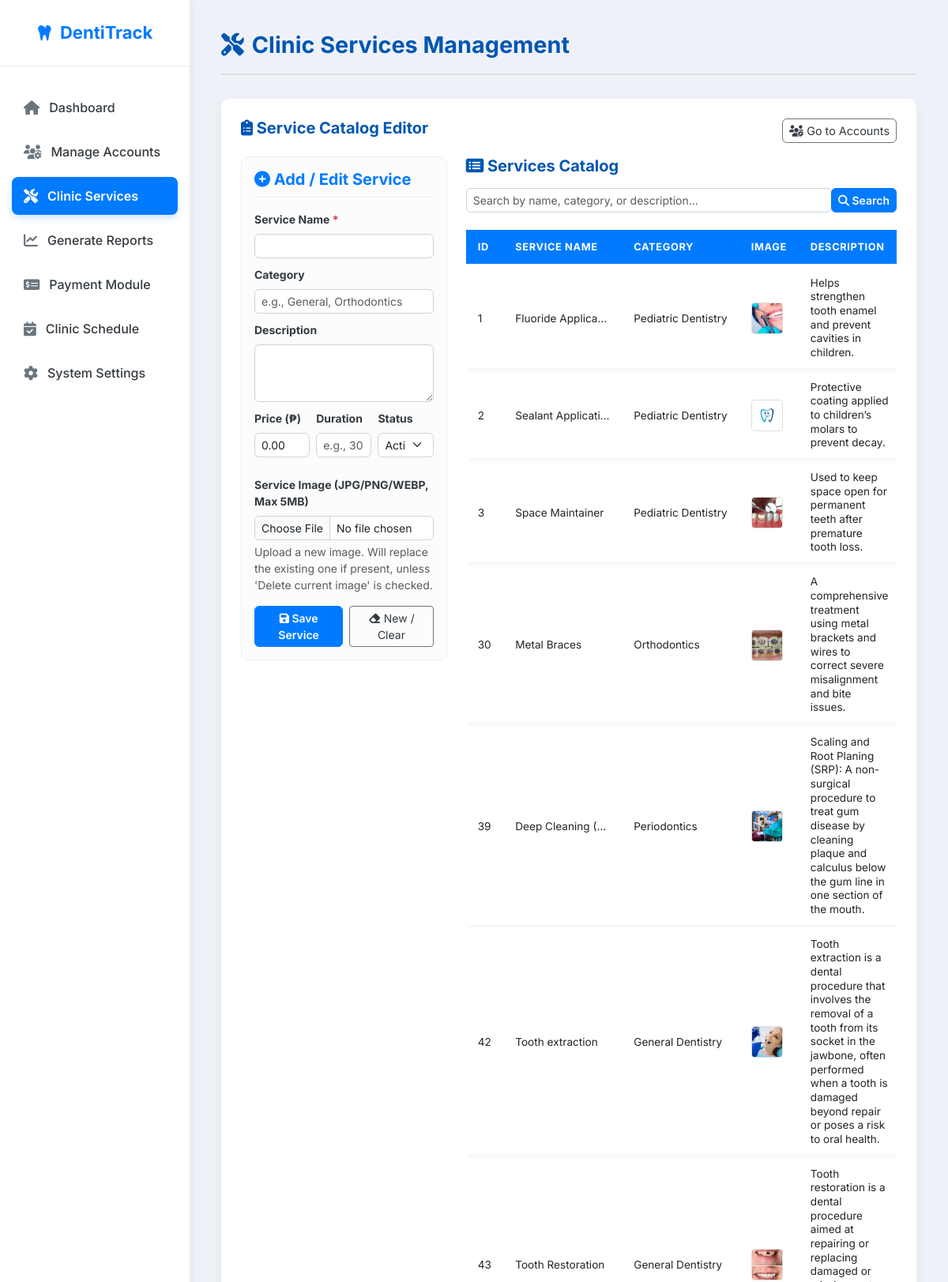
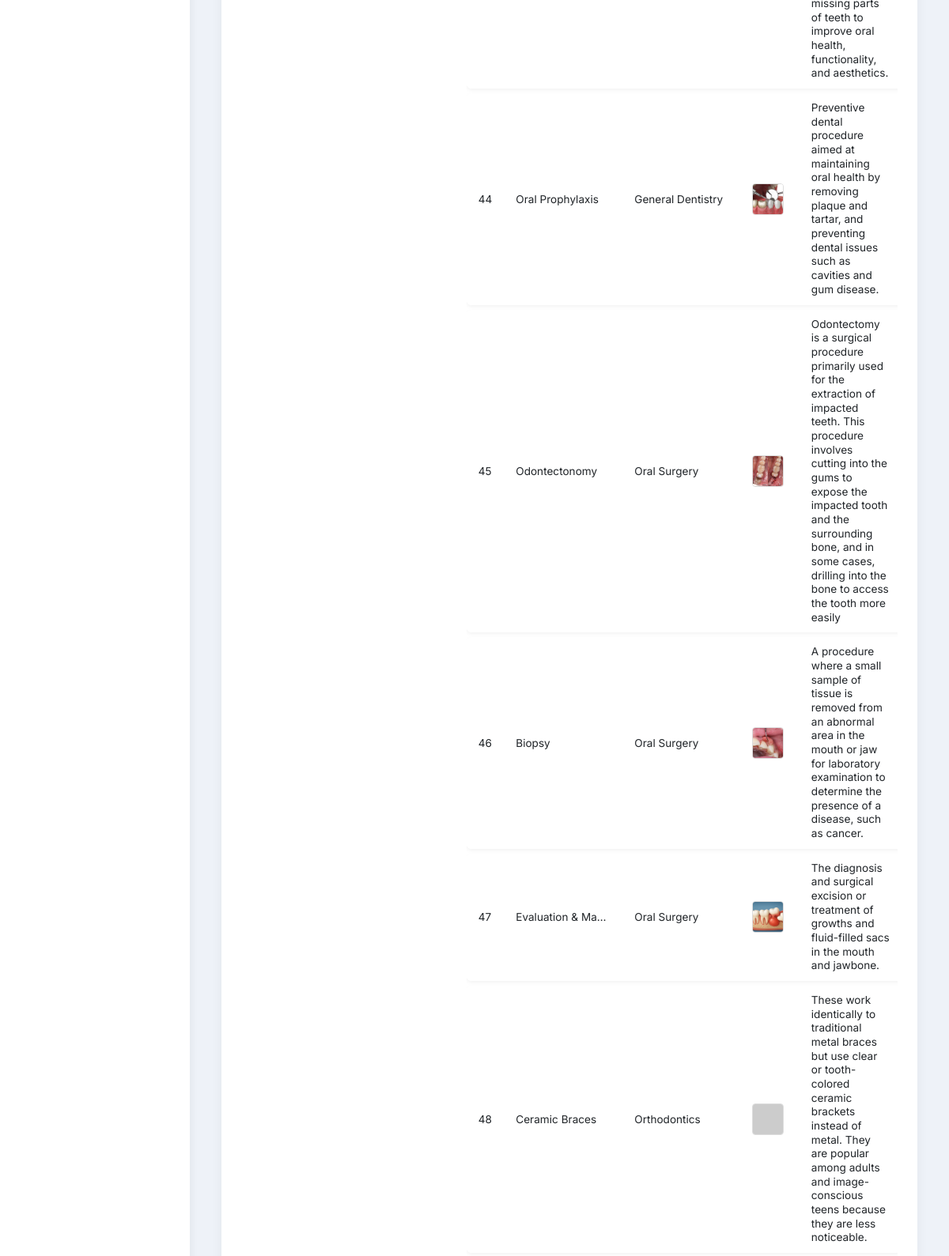
The page /admin/Clinic_Services/clinic_services_admin.php (signed in, upper part) on the database its author committed (2 pictures, top to bottom).
### tables this page shows
CREATE TABLE `services` (
  `service_id` int(11) NOT NULL,
  `service_name` varchar(100) NOT NULL,
  `category` varchar(100) DEFAULT NULL,
  `description` text DEFAULT NULL,
  `price` decimal(10,2) NOT NULL,
  `duration` varchar(50) DEFAULT NULL,
  `image_path` varchar(255) DEFAULT NULL,
  `created_at` datetime DEFAULT current_timestamp(),
  `status` enum('active','inactive') DEFAULT 'active'
);

### admin/Clinic_Services/clinic_services_admin.php (the view, shortened to what this page needs)
<?php
include '../../config/db.php';
$search_term = $_GET['service_search'] ?? '';
function prepare_or_throw($sql) {
    global $conn;
    $stmt = $conn->prepare($sql);
    return $stmt;
}
function table_exists($table) {
    global $conn;
    $t = $conn->real_escape_string($table);
    $res = $conn->query("SHOW TABLES LIKE '{$t}'");
    return ($res && $res->num_rows > 0);
}
$services_master = [];
if (table_exists('services')) {
    try {
        $sql = "
            SELECT
                service_id, service_name, category, description, price, duration, image_path, status, created_at
            FROM services s
        ";
        $sql .= " ORDER BY service_id ASC";
        $stmt = prepare_or_throw($sql);
        $stmt->execute();
        $res = $stmt->get_result();
        while ($r = $res->fetch_assoc()) {
            $services_master[] = $r;
        }
    } catch (Exception $e) {
        $message = "Error loading services: " . htmlspecialchars($e->getMessage());
    }
}
?>
<!doctype html>
<html lang="en">
<head>
<link rel="stylesheet" href="https://cdnjs.cloudflare.com/ajax/libs/font-awesome/6.4.0/css/all.min.css">
<link href="https://cdn.jsdelivr.net/npm/bootstrap@5.3.0/dist/css/bootstrap.min.css" rel="stylesheet">
</head>
<body>
<nav class="sidebar" id="sidebar">
    <div class="sidebar-header">
        <i class="fas fa-tooth"></i> DentiTrack
    </div>
    <div class="sidebar-nav">
        <a href="../Dashboard/admin_dashboard.php" ><i class="fas fa-home"></i> Dashboard</a>
        <a href="../Manage_accounts/Manage_accounts.php"><i class="fas fa-users-cog"></i> Manage Accounts</a>
        <a href="../Clinic_Services/clinic_services_admin.php" class="active"><i class="fas fa-tools"></i> Clinic Services</a>
        <a href="../Generate_Reports/generate_reports.php"><i class="fas fa-chart-line"></i> Generate Reports</a>
        <a href="../Payment_Module/payment_module.php"><i class="fas fa-money-check-dollar"></i> Payment Module</a>
        <a href="../Clinic_Scedule/clinic_schedule_admin.php"><i class="fas fa-calendar-check"></i> Clinic Schedule</a>
        <a href="../System_Settings/admin_settings.php"><i class="fas fa-gear"></i> System Settings</a>
    </div>
</nav>
<main class="main-content">
    <header>
        <h1><i class="fas fa-tools"></i> Clinic Services Management</h1>
    </header>
    <div class="card-panel">
        <div class="d-flex mb-3 align-items-center">
            <h5 class="me-3" style="color: var(--secondary-blue); font-weight: 700;"><i class="fas fa-clipboard-list"></i> Service Catalog Editor</h5>
            <a class="btn btn-sm btn-outline-secondary ms-auto" href="manage_accounts.php" style="font-size:0.9rem; border-radius:6px;"><i class="fas fa-users-cog"></i> Go to Accounts</a>
        </div>
        <div class="row">
            <div class="col-md-4">
                <form method="POST" id="masterServiceForm" class="p-3 border rounded shadow-sm" enctype="multipart/form-data">
                    <h5 class="mb-3"><i class="fas fa-plus-circle"></i> Add / Edit Service</h5>
                    <div class="mb-2"><label class="form-label small fw-bold">Service Name <span class="text-danger">*</span></label><input type="text" name="master_service_name" id="master_service_name" class="form-control form-control-sm" required></div>
                    <div class="mb-2"><label class="form-label small fw-bold">Category</label><input type="text" name="master_category" id="master_category" class="form-control form-control-sm" placeholder="e.g., General, Orthodontics"></div>
                    <div class="mb-2"><label class="form-label small fw-bold">Description</label><textarea name="master_description" id="master_description" class="form-control form-control-sm" rows="3"></textarea></div>
                    <div class="row g-2">
                        <div class="col-4 mb-2"><label class="form-label small fw-bold">Price (₱)</label><input type="number" step="0.01" name="master_price" id="master_price" class="form-control form-control-sm" value="0.00"></div>
                        <div class="col-4 mb-2"><label class="form-label small fw-bold">Duration</label><input type="text" name="master_duration" id="master_duration" class="form-control form-control-sm" placeholder="e.g., 30 min"></div>
                        <div class="col-4 mb-2"><label class="form-label small fw-bold">Status</label><select name="master_status" id="master_status" class="form-select form-select-sm"><option value="active">Active</option><option value="inactive">Inactive</option></select></div>
                    </div>
                    <div class="mb-2 mt-3">
                        <label class="form-label small fw-bold">Service Image (JPG/PNG/WEBP, Max 5MB)</label>
                        <input type="file" name="master_service_image" id="master_service_image" class="form-control form-control-sm">
                        <div id="imageHelp" class="form-text small">Upload a new image. Will replace the existing one if present, unless 'Delete current image' is checked.</div>
                    </div>
                    <div class="d-flex gap-2 mt-3">
                        <button class="btn btn-primary btn-sm" type="submit"><i class="fas fa-save"></i> Save Service</button>
                        <button class="btn btn-outline-secondary btn-sm" type="button" onclick="clearMasterForm()"><i class="fas fa-eraser"></i> New / Clear</button>
                    </div>
                </form>
            </div>
            <div class="col-md-8">
                <h5 class="mb-3" style="color: var(--secondary-blue); font-weight: 700;"><i class="fas fa-list-alt"></i> Services Catalog</h5>
                <form method="GET" class="mb-3">
                    <div class="input-group input-group-sm">
                        <input type="text" name="service_search" class="form-control" placeholder="Search by name, category, or description..." value="<?= htmlspecialchars($search_term) ?>">
                        <button class="btn btn-primary" type="submit"><i class="fas fa-search"></i> Search</button>
                    </div>
                </form>
                <div class="table-responsive-wrapper">
                    <div>
                        <table class="table table-clean">
                            <thead>
                                <tr>
                                    <th style="width: 5%;">ID</th>
                                    <th style="width: 15%;">Service Name</th>
                                    <th style="width: 10%;">Category</th>
                                    <th style="width: 5%;">Image</th>
                                    <th style="width: 25%;">Description</th>
                                </tr>
                            </thead>
                            <tbody>
                                <?php
                                if (empty($services_master)): ?>
                                    <tr><td colspan="9" class="text-center small text-muted p-4">No services found.</td></tr>
                                <?php else: foreach ($services_master as $svc):
                                    $image_url = !empty($svc['image_path']) ? '../' . $svc['image_path'] : 'https://placehold.co/40x40/cccccc/333333?text=N/A';
                                ?>
                                    <tr>
                                        <td><?= htmlspecialchars($svc['service_id']) ?></td>
                                        <td><?= htmlspecialchars($svc['service_name']) ?></td>
                                        <td><?= htmlspecialchars($svc['category']) ?></td>
                                        <td><img src="<?= htmlspecialchars($image_url) ?>" class="service-img-thumb" alt="Service Image" onerror="this.onerror=null;this.src='https://placehold.co/40x40/cccccc/333333?text=ERR';"></td>
                                        <td><?= htmlspecialchars($svc['description']) ?></td>
                                    </tr>
                                <?php endforeach; endif; ?>
                            </tbody>
                        </table>
                    </div>
                </div>
            </div>
        </div>
    </div>
</main>
</body>
</html>

### admin/Clinic_Services/clinic_services_admin.php (style rules this page uses)
:root { --sidebar-width: 240px; --primary-blue: #007bff; --secondary-blue: #0056b3; --text-dark: #343a40; --text-light: #6c757d; --bg-page: #eef2f8; --widget-bg: #ffffff; --alert-red: #dc3545; --success-green: #28a745; --accent-orange: #ffc107; }
html { scroll-behavior: smooth; }
body { margin:0; font-family: 'Inter', sans-serif; background: var(--bg-page); color: var(--text-dark); display:flex; min-height:100vh; overflow-x: hidden; }
.sidebar { width: var(--sidebar-width); background: var(--widget-bg); padding: 0; color: var(--text-dark); box-shadow: 2px 0 10px rgba(0,0,0,0.05); display: flex; flex-direction: column; position: fixed; height: 100vh; z-index: 1000; transition: transform 0.3s ease; }
.sidebar-header { padding: 25px; text-align: center; margin-bottom: 20px; font-size: 22px; font-weight: 700; color: var(--primary-blue); border-bottom: 1px solid #e9ecef; display: flex; justify-content: center; align-items: center; gap: 10px; }
.sidebar-nav { flex-grow: 1; padding: 0 15px; overflow-y: auto; -ms-overflow-style: none; scrollbar-width: none; }
.sidebar a { display: flex; align-items: center; gap: 12px; padding: 12px 15px; margin: 8px 0; color: var(--text-dark); text-decoration: none; font-weight: 500; border-radius: 8px; transition: all 0.3s ease; }
.sidebar a i { font-size: 18px; color: var(--text-light); transition: color 0.3s ease; }
.sidebar a.active { background: var(--primary-blue); color: white; font-weight: 600; box-shadow: 0 4px 8px rgba(0, 123, 255, 0.2); }
.sidebar a.active i { color: white; }
main.main-content { flex:1; padding:40px; margin-left: var(--sidebar-width); background: var(--bg-page); overflow-y:auto; }
header { border-bottom: 2px solid #e0e0e0; padding-bottom: 10px; margin-bottom: 30px; }
header h1 { font-size: 1.8rem; color: var(--secondary-blue); display: flex; align-items: center; gap: 10px; font-weight: 700; }
.card-panel { background: var(--widget-bg); padding: 25px; border-radius: 10px; box-shadow: 0 4px 15px rgba(0,0,0,0.05); }
#masterServiceForm { border: 1px solid #e9ecef !important; border-radius: 10px !important; box-shadow: none !important; background: #fcfcfc; }
#masterServiceForm h5 { color: var(--primary-blue); font-weight: 700; border-bottom: 1px solid #eee; padding-bottom: 10px; margin-bottom: 15px !important; }
.form-control, .form-select { border-radius: 6px !important; border-color: #ced4da !important; }
.btn-primary, .btn-danger { font-weight: 600 !important; border-radius: 6px !important; }
.btn-primary { background: var(--primary-blue) !important; border-color: var(--primary-blue) !important; }
.btn-outline-secondary { color: var(--text-dark) !important; border-color: var(--text-light) !important; }
.table-responsive-wrapper { overflow-x: auto; overflow-y: hidden; }
.table-responsive-wrapper > div { max-height: 70vh; overflow-y: auto; -ms-overflow-style: none; scrollbar-width: none; }
.table-clean { width: 100%; min-width: 950px; border-collapse: separate; border-spacing: 0 6px; }
.table-clean thead th { background-color: var(--primary-blue); color: white; border: none; padding: 12px 15px; font-size: 0.8rem; text-transform: uppercase; letter-spacing: 0.05em; position: sticky; top: 0; z-index: 10; white-space: nowrap; }
.table-clean tbody tr { background-color: #ffffff; box-shadow: 0 2px 5px rgba(0, 0, 0, 0.05); border-radius: 6px; transition: box-shadow 0.2s; font-size: 0.85rem; }
.table-clean tbody td { padding: 10px 15px; border: none; vertical-align: middle; overflow: hidden; text-overflow: ellipsis; white-space: nowrap; max-width: 150px; }
.table-clean tbody td:nth-child(5) { max-width: 250px; white-space: normal; line-height: 1.3; max-height: 40px; overflow: hidden; }
.table-clean tbody tr td:first-child { border-top-left-radius: 6px; border-bottom-left-radius: 6px; }
.service-img-thumb { width: 40px; height: 40px; object-fit: cover; border-radius: 4px; border: 1px solid #ddd; }

### rows shown on the page
services: service_id "1", service_name "Fluoride Applica…", category "Pediatric Dentistry", image_path (picture), description "Helps strengthen tooth enamel and prevent cavities in children."
services: service_id "2", service_name "Sealant Applicati…", category "Pediatric Dentistry", image_path (picture), description "Protective coating applied to children’s molars to prevent decay."
services: service_id "3", service_name "Space Maintainer", category "Pediatric Dentistry", image_path (picture), description "Used to keep space open for permanent teeth after premature tooth loss."
services: service_id "30", service_name "Metal Braces", category "Orthodontics", image_path (picture), description "A comprehensive treatment using metal brackets and wires to correct severe misalignment and bite issues."
services: service_id "39", service_name "Deep Cleaning (…", category "Periodontics", image_path (picture), description "Scaling and Root Planing (SRP): A non-surgical procedure to treat gum disease by cleaning plaque and calculus below the gum line in one section of the mouth."
services: service_id "42", service_name "Tooth extraction", category "General Dentistry", image_path (picture), description "Tooth extraction is a dental procedure that involves the removal of a tooth from its socket in the jawbone, often performed when a tooth is damaged beyond repair or poses a risk to oral health."
services: service_id "43", service_name "Tooth Restoration", category "General Dentistry", image_path (picture), description "Tooth restoration is a dental procedure aimed at repairing or replacing damaged or missing parts of teeth to improve oral health, functionality, and aesthetics."
services: service_id "44", service_name "Oral Prophylaxis", category "General Dentistry", image_path (picture), description "Preventive dental procedure aimed at maintaining oral health by removing plaque and tartar, and preventing dental issues such as cavities and gum disease."
services: service_id "45", service_name "Odontectonomy", category "Oral Surgery", image_path (picture), description "Odontectomy is a surgical procedure primarily used for the extraction of impacted teeth. This procedure involves cutting into the gums to expose the impacted tooth and the surrounding bone, and in some cases, drilling into the bone to access the tooth more easily"
services: service_id "46", service_name "Biopsy", category "Oral Surgery", image_path (picture), description "A procedure where a small sample of tissue is removed from an abnormal area in the mouth or jaw for laboratory examination to determine the presence of a disease, such as cancer."
services: service_id "47", service_name "Evaluation & Ma…", category "Oral Surgery", image_path (picture), description "The diagnosis and surgical excision or treatment of growths and fluid-filled sacs in the mouth and jawbone."
services: service_id "48", service_name "Ceramic Braces", category "Orthodontics", description "These work identically to traditional metal braces but use clear or tooth-colored ceramic brackets instead of metal. They are popular among adults and image-conscious teens because they are less noticeable."
